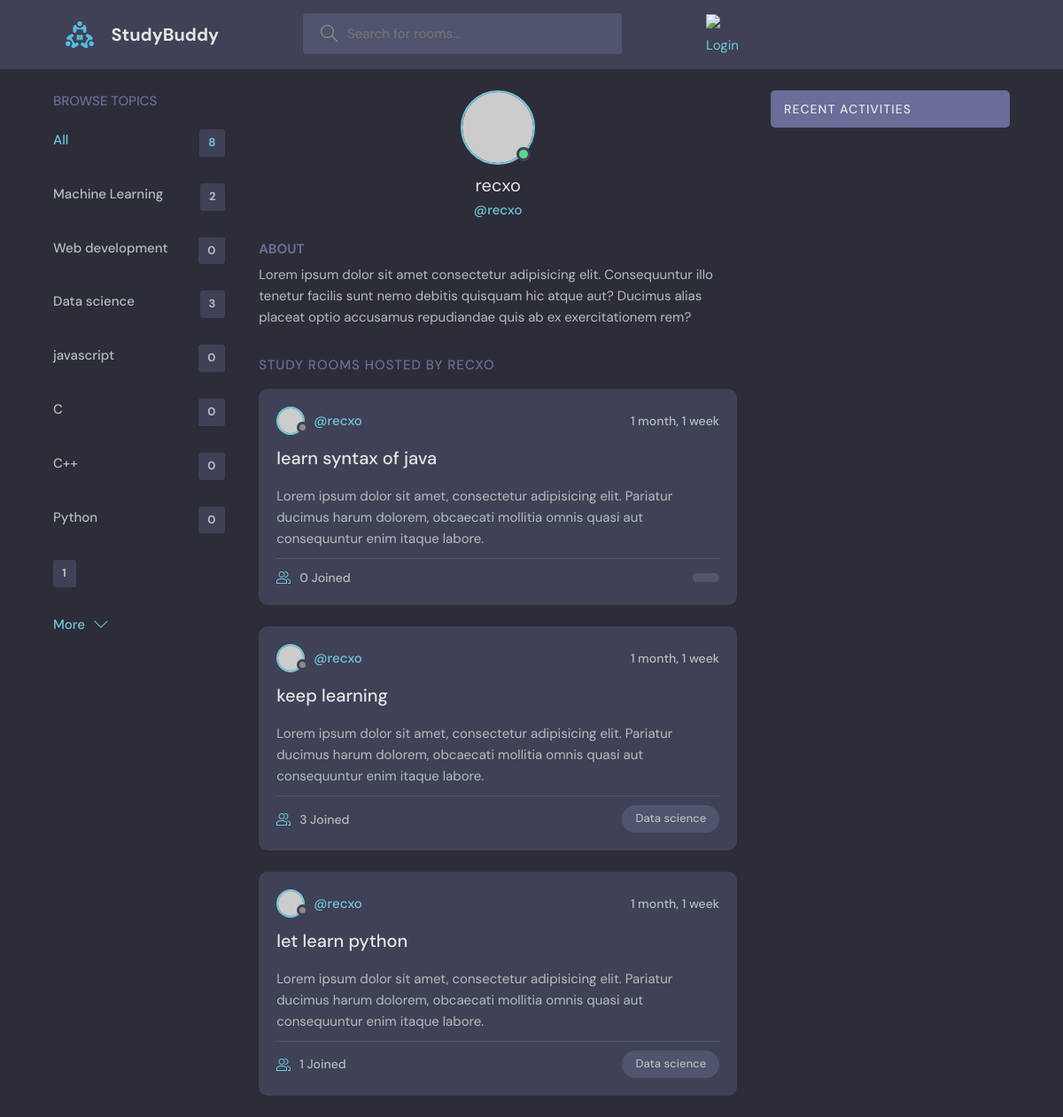
The app's page /profile/1 with its own data.
### base/models.py (models this page shows, shortened)
class Topic(models.Model):
    name = models.CharField(max_length=200)

class Room(models.Model):
    host = models.ForeignKey(User, on_delete=models.SET_NULL, null=True)
    topic = models.ForeignKey(Topic, on_delete=models.SET_NULL, null=True)
    name = models.CharField(max_length=200)
    description = models.TextField(null=True, blank=True)
    participants = models.ManyToManyField(User, related_name='participants',blank=True)
    updated = models.DateTimeField(auto_now=True)
    created = models.DateTimeField(auto_now_add=True)
    class Meta:
        ordering = ['-updated', '-created']

### base/views.py (the view)
# urls.py: path('profile/<str:pk>',views.userProfile,name='user-profile'),
def userProfile(request, pk):
    user = User.objects.get(id=pk)
    rooms = user.room_set.all()
    room_messages = user.message_set.all()
    topics = Topic.objects.all()
    context = {'user': user, 'rooms': rooms,
               'room_messages': room_messages, 'topics': topics}
    return render(request, 'base/profile.html', context)

### base/templates/base/profile.html (shortened to what this page needs)
{% extends 'main.html'%}
{% block content%}
  <main class="profile-page layout layout--3">
    <div class="container">
      {% include 'base/topic_component.html'%}
      <div class="roomList">
        <div class="profile">
          <div class="profile__avatar">
            <div class="avatar avatar--large active">
              <img src="https://randomuser.me/api/portraits/men/11.jpg" />
            </div>
          </div>
          <div class="profile__info">
            <h3>{{user.username}}</h3>
            <p>@{{user.username}}</p>
          </div>
          <div class="profile__about">
            <h3>About</h3>
            <p>
              Lorem ipsum dolor sit amet consectetur adipisicing elit. Consequuntur illo tenetur
              facilis sunt nemo debitis quisquam hic atque aut? Ducimus alias placeat optio
              accusamus repudiandae quis ab ex exercitationem rem?
            </p>
          </div>
        </div>
        <div class="roomList__header">
          <div>
            <h2>Study Rooms Hosted by {{user.username}}</a>
            </h2>
          </div>
        </div>
        {% include 'base/feed_component.html'%}
      </div>
      {% include 'base/activity_component.html'%}
    </div>
  </main>
{% endblock %}

### templates/main.html (shortened to what this page needs)
{% load static %}
<!DOCTYPE html>
{% load static%}
<html lang="en">
  <head>
    <link rel="stylesheet" href="{% static 'styles/style.css' %}" />
  </head>
  <body>
    {% include 'navbar.html' %}  {% block content%} {% endblock %}
  </body>
</html>

### templates/navbar.html (shortened to what this page needs)
{% load static %}
<!DOCTYPE html>
<html lang="en">
  <head>
  </head>
  <body>
    <header class="header header--loggedIn">
      <div class="container">
        <a href="{% url 'home'%}" class="header__logo">
          <img src="{% static 'images/logo.svg'%}" />
          <h1>StudyBuddy</h1>
        </a>
        <form class="header__search" method="GET" action="{% url 'home' %} ">
          <label>
            <input name="q" placeholder="Search for rooms..." />
          </label>
        </form>
        {% if request.user.is_authenticated%}
        <nav class="header__menu">
          <div class="header__user">
            <a href="{% url 'user-profile' request.user.id %}">
              <div class="avatar avatar--medium active">
                <img src="https://randomuser.me/api/portraits/men/37.jpg" />
              </div>
              <p>
                {{request.user.username}}
                <span>@{{request.user.username}}</span>
              </p>
            </a>
            <button class="dropdown-button">
              <svg
                version="1.1"
                xmlns="http://www.w3.org/2000/svg"
                width="32"
                height="32"
                viewBox="0 0 32 32"
              >
                <title>chevron-down</title>
                <path d="M16 21l-13-13h-3l16 16 16-16h-3l-13 13z"></path>
              </svg>
            </button>
          </div>
          {% else%}
          <a href="{% url 'login' %}">
            <img src="{% static 'images/avatar.svg' %}" />
            <p>Login</p>
          </a>
          {% endif %}
      </div>
    </header>
  </body>
</html>

### base/templates/base/topic_component.html
<div class="topics">
    <div class="topics__header">
      <h2>Browse Topics</h2>
    </div>
    <ul class="topics__list">
      <li>
        <a href="{% url 'home'%}" class="active">All<span>{{topics.count}}</span></a>
      </li>
      {% for topic in topics%}
      <li>
        <a href="{% url 'home'%}?q={{topic.name}}">{{topic.name}}<span>{{topic.room_set.all.count}}</span></a>
      </li>
      {% endfor %}
    </ul>
    <a class="btn btn--link" href="{% url 'topics'%}">
      More
      <svg
        version="1.1"
        xmlns="http://www.w3.org/2000/svg"
        width="32"
        height="32"
        viewBox="0 0 32 32"
      >
        <title>chevron-down</title>
        <path d="M16 21l-13-13h-3l16 16 16-16h-3l-13 13z"></path>
      </svg>
    </a>
  </div>

### base/templates/base/feed_component.html (shortened to what this page needs)
{% for room in rooms %}
<div class="roomListRoom">
  <div class="roomListRoom__header">
    <a href="{% url 'user-profile' room.host.id%}" class="roomListRoom__author">
      <div class="avatar avatar--small">
        <img src="https://randomuser.me/api/portraits/women/11.jpg" />
      </div>
      <span>@{{room.host.username}}</span>
    </a>
    <div class="roomListRoom__actions">
      <span> {{room.created|timesince}} </span>
    </div>
  </div>
  <div class="roomListRoom__content">
    <a href="{% url 'room' room.id%}">{{room.name}}</a>
    <p>
      Lorem ipsum dolor sit amet, consectetur adipisicing elit. Pariatur
      ducimus harum dolorem, obcaecati mollitia omnis quasi aut
      consequuntur enim itaque labore.
    </p>
  </div>
  <div class="roomListRoom__meta">
    <a href="{% url 'room' room.id%}" class="roomListRoom__joined">
      {{room.participants.all.count}} Joined
    </a>
    <p class="roomListRoom__topic">{{room.topic.name}}</p>
  </div>
</div>
{%endfor%}

### base/templates/base/activity_component.html (shortened to what this page needs)
<div class="activities">
  <div class="activities__header">
    <h2>Recent Activities</h2>
  </div>
</div>

### records on screen
Topic: name "Machine Learning", room_set.all.count "2"
Topic: name "Web development", room_set.all.count "0"
Topic: name "Data science", room_set.all.count "3"
Topic: name "javascript", room_set.all.count "0"
Topic: name "C", room_set.all.count "0"
Topic: name "C++", room_set.all.count "0"
Topic: name "Python", room_set.all.count "0"
Topic: room_set.all.count "1"
Room: host.username "recxo", created "1 month, 1 week", name "learn syntax of java", participants.all.count "0"
Room: host.username "recxo", created "1 month, 1 week", name "keep learning", participants.all.count "3", topic.name "Data science"
Room: host.username "recxo", created "1 month, 1 week", name "let learn python", participants.all.count "1", topic.name "Data science"

### other values on screen
{{ topics.count }} "8"
{{ user.username }} "recxo"
{{ user.username }} "RECXO"
